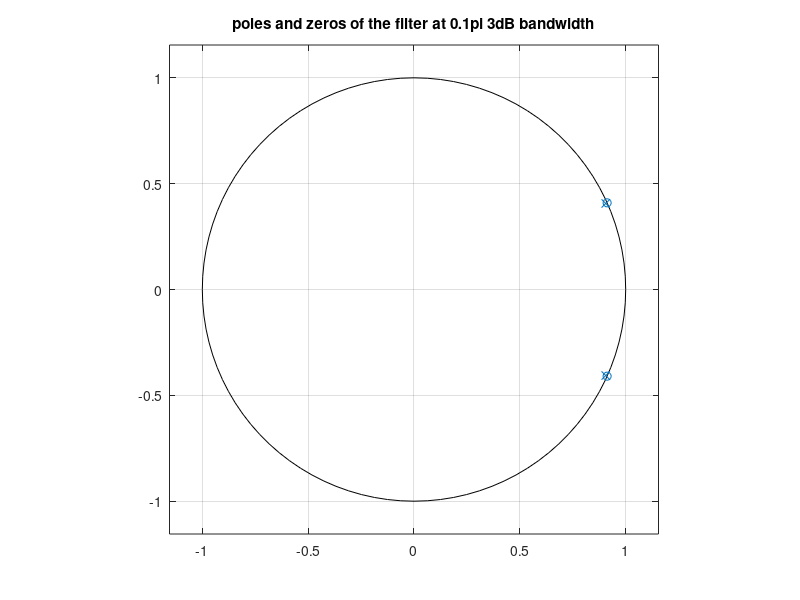
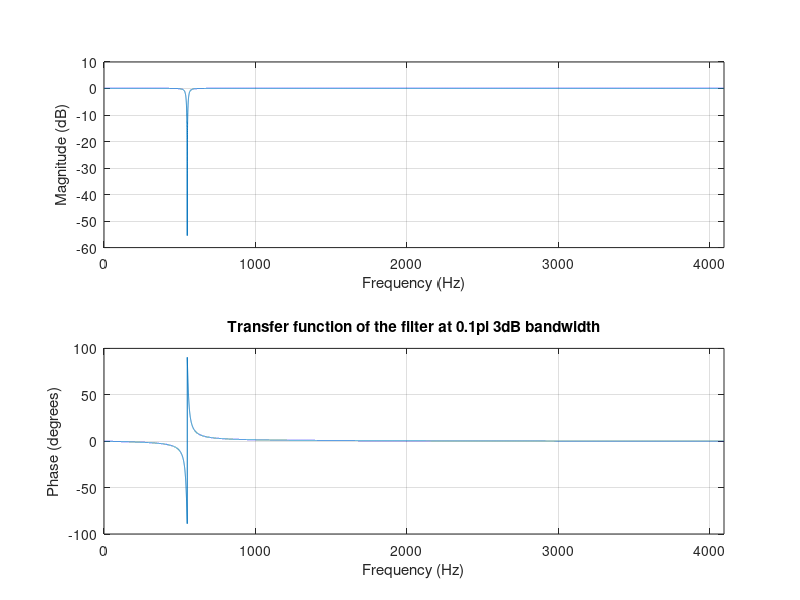

MATLAB code to generate these figures, in order:
clc
clear all
close all

%load data 
load('testsignal.mat');
fprintf('This is the sound before filtering..\n')
sound(y)
pause(10) % pause 
% sampling frequency
fs = 8192; 
% notching frequency
fd = 550;
% Nyquist frequency
fn = fs/2;
% ratio that is useful
freqRatio = fd/fn;


%(i) at 0.1pi 
notchWidth = 30/fn; %(normalized frequency with respect to nyquist)
% zeros of the filter
thezeros = [exp( sqrt(-1)*pi*freqRatio ), exp( -sqrt(-1)*pi*freqRatio )];
% poles of the filter
thepoles = (1-notchWidth) * thezeros;
% plot on z plane
figure
zplane(thezeros.', thepoles.');
% put title
title('poles and zeros of the filter at 0.1pi 3dB bandwidth')
% numerator of transfer function
b = poly( thezeros );
% denomenator of transfer function
a = poly( thepoles );
figure;
freqz(b,a,32000,fs)
title('Transfer function of the filter at 0.1pi 3dB bandwidth')
z= filter(b,a,y);
clc
fprintf('This is the sound after filtering..\n')
sound(z)